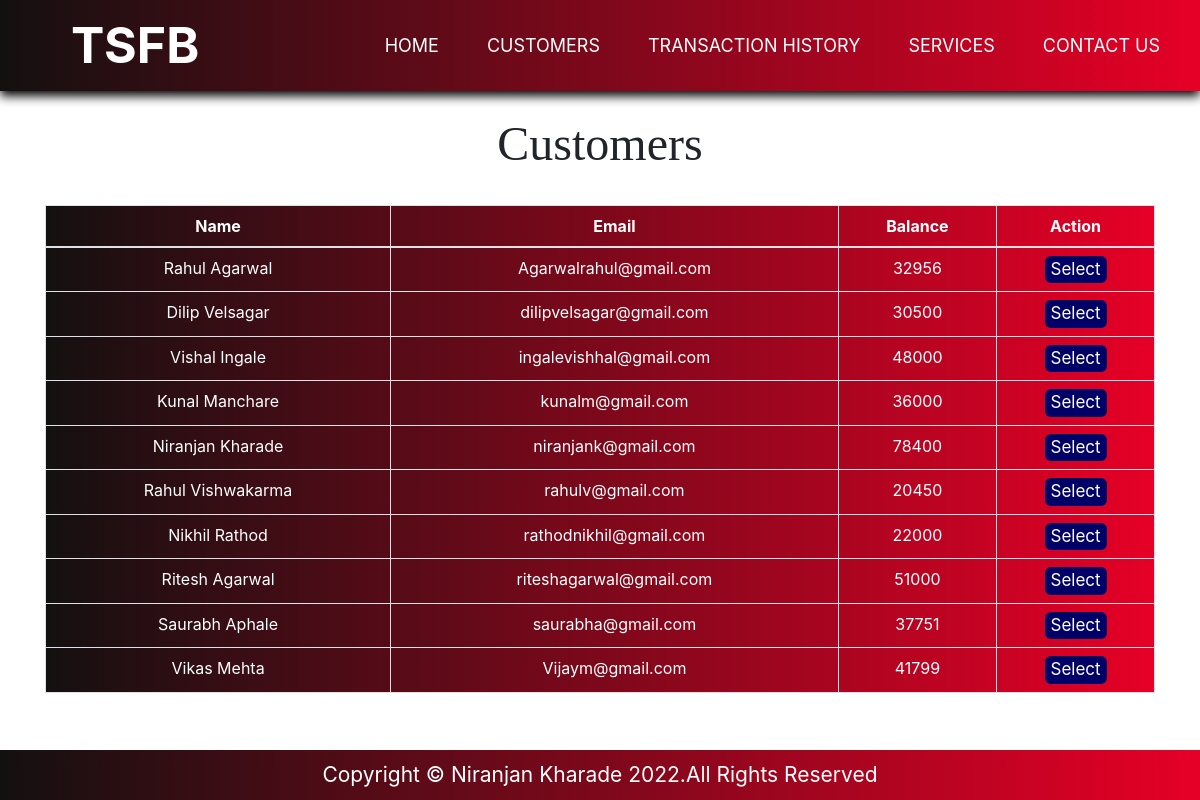
The page /customers.php on the database its author committed.
### tables this page shows
CREATE TABLE `users` (
  `name` varchar(30) NOT NULL,
  `email` varchar(50) NOT NULL,
  `balance` int(100) NOT NULL
);

### customers.php (the view, shortened to what this page needs)
<?php
require_once 'header.php';
include_once 'config.php';
$sql="SELECT * FROM users";
$result = mysqli_query($link,$sql);
 ?>
 <div class="container">
        <h1 class="text-center pt-4" style="font-family:'raleway';font-weight:500;font-size:3em;">Customers</h1>
        <br>
            <div class="row">
                <div class="col">
                    <div class="table-responsive-sm tab">
                    <table class="table table-sm table-condensed table-bordered">
                        <thead>
                            <tr>
                            <th scope="col" class="text-center py-2">Name</th>
                            <th scope="col" class="text-center py-2">Email</th>
                            <th scope="col" class="text-center py-2">Balance</th>
                            <th scope="col" class="text-center py-2">Action</th>
                            </tr>
                        </thead>
                        <tbody>
                <?php
                    while($rows=mysqli_fetch_assoc($result)){
                ?>
                    <tr>
                        <td class="text-center py-2"><?php echo $rows['name']?></td>
                        <td class="text-center py-2"><?php echo $rows['email']?></td>
                        <td class="text-center py-2"><?php echo $rows['balance']?></td>
                        <td class="text-center py-2">
                          <form method="post">
                            <button type ="submit" class="btn3" name="select">Select</button>
                          </form></td>
                    </tr>
                <?php
                    }
                ?>
                        </tbody>
                    </table>
                    </div>
                </div>
            </div>
         </div>
 <?php
require_once 'footer.php';
  ?>

### header.php (shortened to what this page needs)
<?php session_start(); ?><!DOCTYPE html>
<html lang="en" dir="ltr">
  <head>
<link rel="stylesheet" href="https://maxcdn.bootstrapcdn.com/bootstrap/4.5.2/css/bootstrap.min.css">
<link rel="stylesheet" href="https://cdnjs.cloudflare.com/ajax/libs/font-awesome/5.9.0/css/all.css">
  </head>
  <body>
    <nav class="navbar navbar-expand-lg ">
    <a class="navbar-brand" href="#">TSFB</a>
    <div class="collapse navbar-collapse" id="navbarNav">
      <ul class="navbar-nav ml-auto">
        <li class="nav-item active">
          <a class="nav-link" href="index.php">Home <span class="sr-only">(current)</span></a>
        </li>
        <li class="nav-item">
          <a class="nav-link" href="customers.php">Customers</a>
        </li>
        <li class="nav-item">
          <a class="nav-link" href="transaction_history.php">Transaction History</a>
        </li>
        <li class="nav-item">
          <a class="nav-link" href="services.php">Services</a>
        </li>
        <li class="nav-item">
          <a class="nav-link" href="contact_us.php">Contact Us</a>
        </li>
      </ul>
    </div>
  </nav>

### footer.php
<footer class="footer">
  <p>Copyright &copy; Niranjan Kharade 2022.All Rights Reserved</p>
</footer>
</body>
</html>

### header.php (style rules this page uses)
p { margin: 0; padding: 0; }
body { display: flex; flex-direction: column; height: 100vh; }
nav { background: linear-gradient(to right, #141010 0%, #E60026 100%); box-shadow: 0 5px 10px black; }
.navbar-brand { font-size: 50px; font-weight: bold; color: white; text-decoration: none; padding: 0 55px; }
nav ul li { padding: 7px 16px; }
nav ul li a { font-size: 18px; color: white; text-transform: uppercase; text-align: center; }
.footer { width: 100vw; height: 50px; background: linear-gradient(to right, #141010 0%, #E60026 100%); margin-top: auto; }
.footer p { color: #fff; font-size: 21px; text-align: center; line-height: 50px; }
.btn3 { color: #fff; font-size: 17px; outline: none; border: none; border-radius: 6px; background: #000066; cursor: pointer; transition: all 0.3s ease; }
.tab { background: linear-gradient(to right, #141010 0%, #E60026 100%); }
.tab th { color: white; }
.tab td { color: white; }

### rows shown on the page
users: name "Rahul Agarwal", email "Agarwalrahul@gmail.com", balance "32956"
users: name "Dilip Velsagar", email "dilipvelsagar@gmail.com", balance "30500"
users: name "Vishal Ingale", email "ingalevishhal@gmail.com", balance "48000"
users: name "Kunal Manchare", email "kunalm@gmail.com", balance "36000"
users: name "Niranjan Kharade", email "niranjank@gmail.com", balance "78400"
users: name "Rahul Vishwakarma", email "rahulv@gmail.com", balance "20450"
users: name "Nikhil Rathod", email "rathodnikhil@gmail.com", balance "22000"
users: name "Ritesh Agarwal", email "riteshagarwal@gmail.com", balance "51000"
users: name "Saurabh Aphale", email "saurabha@gmail.com", balance "37751"
users: name "Vikas Mehta", email "Vijaym@gmail.com", balance "41799"
